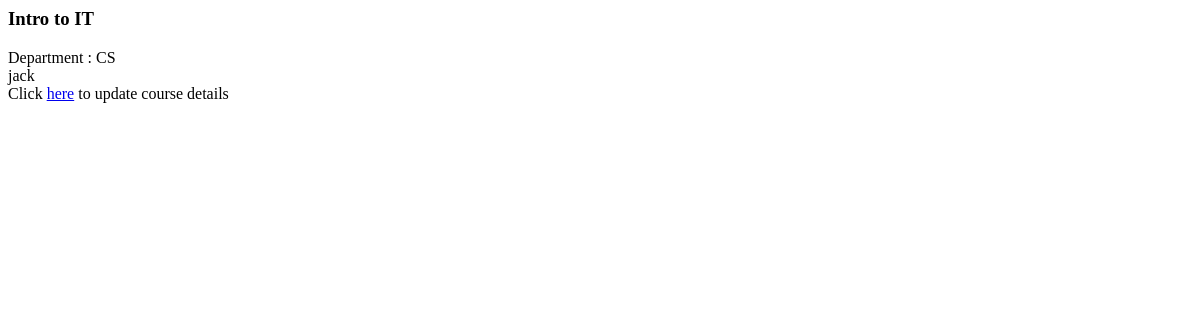
Before: /courses/5/ with the older database file.
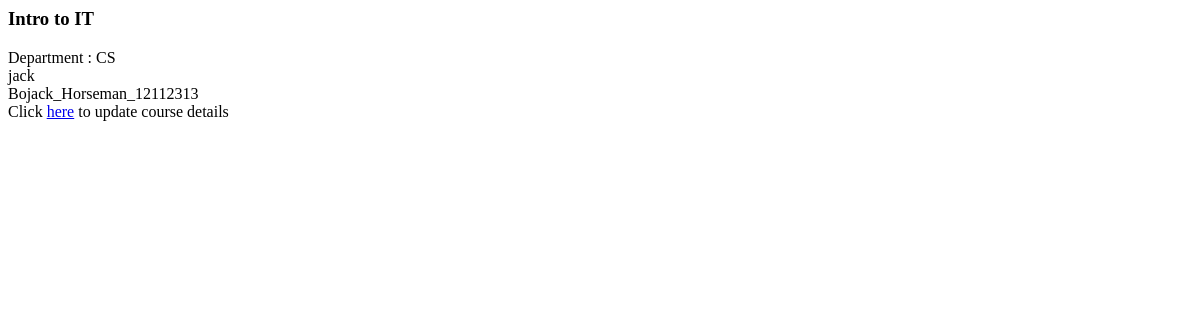
After: the same page with the newer database file.
### course/models.py (models this page shows, shortened)
class CourseClass(models.Model):
    course = models.ForeignKey('course.Course', blank= True, null= True, on_delete= models.SET_NULL)
    teacher = models.ForeignKey('teacher.Teacher', blank= True, null= True, on_delete=models.SET_NULL)
    batch_name = models.CharField(max_length=20, blank=True, null= True)             # something like 'into to ds - 7th sem -section a'
    students = models.ManyToManyField('student.Student', blank= True, null= True)

### teacher/models.py (models this page shows)
class Teacher(models.Model):
    user = models.OneToOneField('user.User', on_delete=models.CASCADE)
    employee_id = models.CharField(max_length=20, blank = True, null=True)
    deptt = models.ForeignKey('department.Department', null = True, blank= True, on_delete=models.SET_NULL)
    def __str__(self):
        return self.user.username

### user/models.py (models this page shows, shortened)
class User(AbstractUser):
    pass
    phone_no = models.CharField(max_length=15, null=True, blank=True)
    address = models.CharField(max_length=100, null = True, blank= True)
    year_of_joining = models.IntegerField(null=True, blank=True)
    is_admin = models.BooleanField(default=True)
    is_teacher = models.BooleanField(default=False)
    is_student = models.BooleanField(default=False)

### course/views.py (the view)
# urls.py: path('<int:pk>/', CourseDetailView.as_view(), name = "course-detail-view"),
class CourseDetailView(DetailView):
    template_name = 'course/course_detail.html'
    context_object_name = 'course'
    def get_queryset(self):
        queryset = Course.objects.all()
        return queryset
    def get_context_data(self, *args, **kwargs):
        context = super(CourseDetailView, self).get_context_data(*args, **kwargs)
        classes = CourseClass.objects.filter(course__id = self.object.id)
        context['classes'] = classes
        return context

### department/models.py (called while the page is built)
    def __str__(self):
        return self.department_name

### course/templates/course/course_detail.html
<div>
    <h3>
        {{course.course_name}}
    </h3>
    Department : {{course.department}}
    {% for class in classes %}
      <div>
          {{class.teacher}}
      </div>
    {% endfor %}
</div>
<div>
    Click <a href="{% url 'courses:course-update-view' course.pk %}">here</a> to update course details
</div>

Changed rows visible on the page:
added CourseClass: teacher "Bojack_Horseman_12112313"
